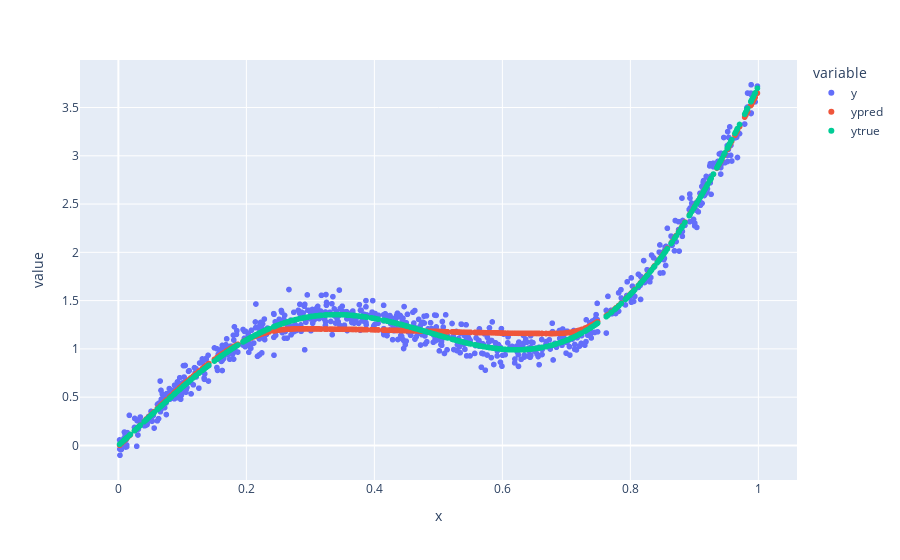

The cell this chart's notebook holds for it:
### Code cell
px.scatter(data_frame=df_train, x="x", y=["y", "ypred", "ytrue"])

### Figure 1 — Plotly figure (JSON) as saved in the notebook; plotly's stock layout.template omitted (floating-point values rounded to 4 significant figures; data arrays with more than 128 entries replaced by an {"elided": "..."} marker saying what was removed)
{"data": [{"hovertemplate": "variable=y<br>x=%{x}<br>value=%{y}<extra></extra>", "legendgroup": "y", "marker": {"color": "#636efa", "symbol": "circle"}, "mode": "markers", "name": "y", "showlegend": true, "type": "scattergl", "x": {"elided": "750 float values"}, "xaxis": "x", "y": {"elided": "750 float values"}, "yaxis": "y"}, {"hovertemplate": "variable=ypred<br>x=%{x}<br>value=%{y}<extra></extra>", "legendgroup": "ypred", "marker": {"color": "#EF553B", "symbol": "circle"}, "mode": "markers", "name": "ypred", "showlegend": true, "type": "scattergl", "x": {"elided": "750 float values"}, "xaxis": "x", "y": {"elided": "750 float values"}, "yaxis": "y"}, {"hovertemplate": "variable=ytrue<br>x=%{x}<br>value=%{y}<extra></extra>", "legendgroup": "ytrue", "marker": {"color": "#00cc96", "symbol": "circle"}, "mode": "markers", "name": "ytrue", "showlegend": true, "type": "scattergl", "x": {"elided": "750 float values"}, "xaxis": "x", "y": {"elided": "750 float values"}, "yaxis": "y"}], "layout": {"autosize": true, "legend": {"title": {"text": "variable"}, "tracegroupgap": 0}, "margin": {"t": 60}, "xaxis": {"anchor": "y", "autorange": true, "domain": [0, 1], "range": [-0.05737, 1.058], "title": {"text": "x"}, "type": "linear"}, "yaxis": {"anchor": "x", "autorange": true, "domain": [0, 1], "range": [-0.3736, 4.008], "title": {"text": "value"}, "type": "linear"}}}
